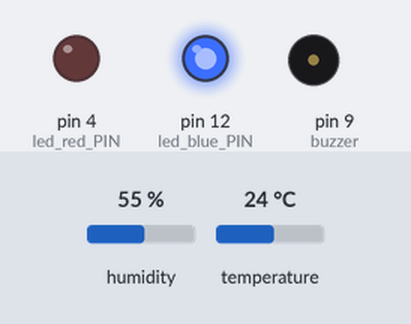
The sketch below on a simulated Arduino Uno, built with avr-gcc and run on an emulated ATmega328P. Parts: output pins drawn as LEDs (lit = HIGH), buzzer (waves = sounding). The test bench sets the inputs (shaded band); at power-on: temperature 24 °C, humidity 55 %. What the sketch prints to the serial monitor is not drawn.

Above: at 5.8 s.
5.9 s: temperature set to 29.7 °C
10.2 s: temperature set to 30.4 °C
At 12.8 s:
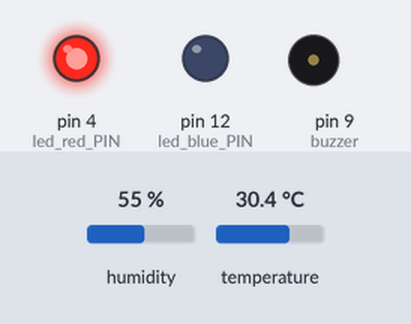
18.4 s: temperature set to 12 °C
At 21.3 s:
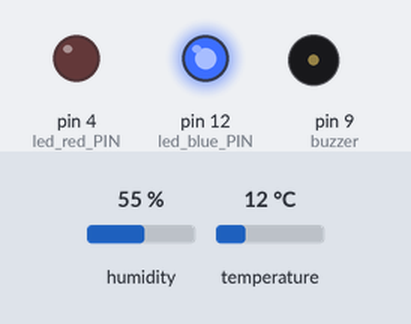
22.6 s: temperature set to 33 °C
At 24.14 s:
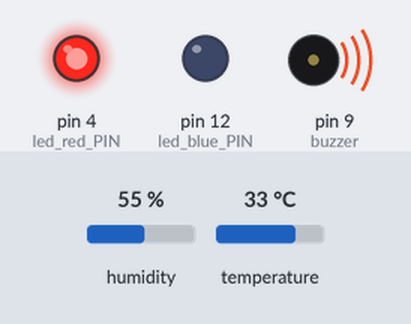
Timing chart, 0 to 31.8 s (numbered marks = the images above; inputs shaded):
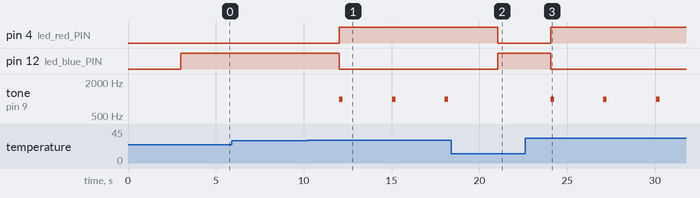

Measured:
- the behaviour switches between 30 and 30.1 °C on temperature (found by bisection; images 0 and 1)
- after the input at 5.9 s, every drawn part: stays the same
- after the input at 10.2 s, pin 4 (led_red_PIN): LOW → HIGH after 1.8 s; pin 12 (led_blue_PIN): HIGH → LOW after 1.8 s; tone on pin 9 (buzzer): alternates 1000 Hz for 0.20 s and silent for 2.8 s, starting after 1.8 s
- after the input at 18.4 s, pin 4 (led_red_PIN): HIGH → LOW after 2.6 s; pin 12 (led_blue_PIN): LOW → HIGH after 2.6 s; tone on pin 9 (buzzer): stays silent (without the input it goes to 1000 Hz after 2.6 s)
- after the input at 22.6 s, pin 4 (led_red_PIN): LOW → HIGH after 1.4 s; pin 12 (led_blue_PIN): HIGH → LOW after 1.4 s; tone on pin 9 (buzzer): alternates 1000 Hz for 0.20 s and silent for 2.8 s, starting after 1.4 s

The sketch:

dht_sens_prog.ino
```cpp
#include <DHT.h> // include dht library

#define DHTPIN 8 // dht is  connected to digital pin8

#define DHTTYPE DHT22  // Define the type of DHT sensor used

#define led_red_PIN 4

#define led_blue_PIN 12

#define buzzer 9

#define threshTemp 30

//create an object dht of type DHT with parameters DHTPIN and DHTTYPE
DHT dht(DHTPIN, DHTTYPE);

void setup() {

  Serial.begin(9600); //open serial monitor at baudrate 9600
  Serial.println("DHT 22 Data collection!");
  dht.begin(); //initiate the dht sensor

  pinMode(led_red_PIN, OUTPUT);
  pinMode(led_blue_PIN, OUTPUT);
  pinMode(buzzer, OUTPUT);

  }

void loop () {
  //wait 2 seconds between measurements
   delay(2000);
  float tmp = dht.readTemperature();
  float hum = dht.readHumidity();

  if (isnan(tmp) || isnan(hum)) {
    Serial.println("Read Failed!");
    return;
    }

    else {

        Serial.print(tmp);
        Serial.print( "  *C ");
        Serial.print(hum);
        Serial.print(" %");
        delay(1000);

        if (tmp > threshTemp) {

            digitalWrite(led_red_PIN, HIGH);
            tone(buzzer,1000,200);
            digitalWrite(led_blue_PIN, LOW);

            }
        else if(tmp < threshTemp) {

            digitalWrite(led_red_PIN, LOW);
            noTone(buzzer);
            digitalWrite(led_blue_PIN, HIGH);
          }
      }

  }
```
